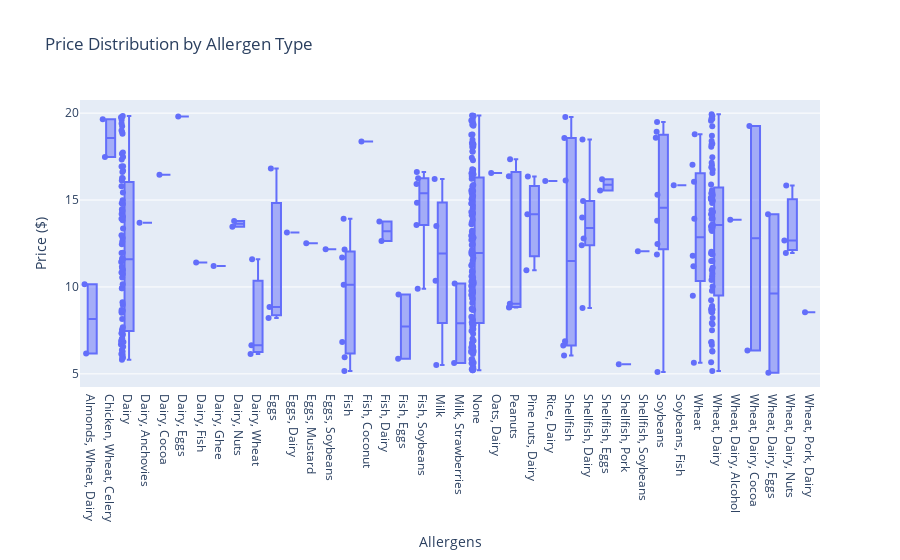

Here is the notebook cell this chart was saved with:
### Markdown cell above
> The line plot shows that main ingredients like **Almonds** and **Cheese** tend to have both **higher average prices** and **customer ratings**, indicating that these products are positioned as **Premium items** that are well-received by consumers.

> On the other hand, ingredients like **Wheat** and **Soy** have **lower average prices** but still garner **decent customer ratings**, suggesting these products are **more affordable** and meet consumer expectations.

### Code cell
# Interactive box plot for price distribution by allergens:
fig = px.box(data,
             x='Allergens',
             y='Price ($)',
             title='Price Distribution by Allergen Type',
             points='all',
             hover_data=data.columns)
fig.update_layout(xaxis_title='Allergens', yaxis_title='Price ($)')
fig.show()

### Figure 1 — Plotly figure (JSON) as saved in the notebook; plotly's stock layout.template omitted (floating-point values rounded to 4 significant figures; data arrays with more than 128 entries replaced by an {"elided": "..."} marker saying what was removed)
{"data": [{"alignmentgroup": "True", "boxpoints": "all", "customdata": {"elided": "399x7 mixed values"}, "hovertemplate": "Allergens=%{x}<br>Price ($)=%{y}<br>Food Product=%{customdata[0]}<br>Main Ingredient=%{customdata[1]}<br>Sweetener=%{customdata[2]}<br>Fat/Oil=%{customdata[3]}<br>Seasoning=%{customdata[4]}<br>Customer rating (Out of 5)=%{customdata[5]}<br>Prediction=%{customdata[6]}<extra></extra>", "legendgroup": "", "marker": {"color": "#636efa"}, "name": "", "notched": false, "offsetgroup": "", "orientation": "v", "showlegend": false, "type": "box", "x": {"elided": "399 str values"}, "x0": " ", "xaxis": "x", "y": {"elided": "399 float values"}, "y0": " ", "yaxis": "y"}], "layout": {"boxmode": "group", "legend": {"tracegroupgap": 0}, "title": {"text": "Price Distribution by Allergen Type"}, "xaxis": {"anchor": "y", "domain": [0, 1], "title": {"text": "Allergens"}}, "yaxis": {"anchor": "x", "domain": [0, 1], "title": {"text": "Price ($)"}}}}
